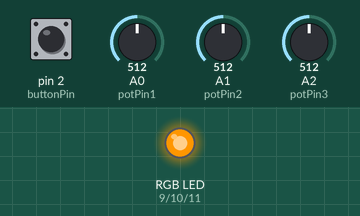
Simulated run of this sketch. Board: Arduino Uno, built with avr-gcc and run on an emulated ATmega328P. Shown: an RGB LED mixed from three pins (HIGH = lit). The test bench sets the inputs (shaded band); at power-on: pin 2 (buttonPin) HIGH, A0 (potPin1) = 512, A1 (potPin2) = 512, A2 (potPin3) = 512. What the sketch prints to the serial monitor is not drawn.

Above: at 0.1 s.
Timing chart, 0 to 1.6 s (numbered marks = the images above):
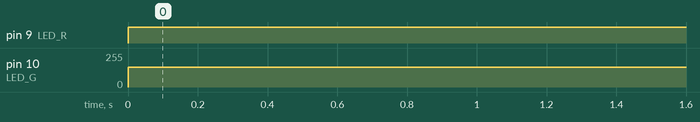

Measured:
- by itself, pin 9 (LED_R): LOW → HIGH at 0.00 s
- by itself, pin 10 (LED_G): 0/255 → 150/255 at 0.00 s

The sketch:

robotarm.ino
```cpp
const int potPin1 = A0;  // Pin analógico utilizado para el potenciómetro 1
const int potPin2 = A1;  // Pin analógico utilizado para el potenciómetro 2
const int potPin3 = A2;  // Pin analógico utilizado para el potenciómetro 3
const int buttonPin = 2; // Pin digital utilizado para el botón

const int LED_R = 9;
const int LED_G = 10;
const int LED_B = 11;

int buttonState = 0;     // Variable para almacenar el estado del botón
int potValue1 = 0;       // Variable para almacenar el valor del potenciómetro 1
int potValue2 = 0;       // Variable para almacenar el valor del potenciómetro 2
int potValue3 = 0;       // Variable para almacenar el valor del potenciómetro 3

void setup() {
  Serial.begin(115200);   // Inicializar la comunicación serial a 9600 bps
  pinMode(LED_R,   OUTPUT);
  pinMode(LED_G, OUTPUT);
  pinMode(LED_B,  OUTPUT);
  pinMode(buttonPin, INPUT_PULLUP); // Configurar el pin del botón como entrada con resistencia pull-up interna
}

void loop() {
  setColor(255, 150, 0);

  buttonState = 1-  digitalRead(buttonPin); // Leer el estado del botón

  // Leer los valores de los potenciómetros
  potValue1 = analogRead(potPin1);
  potValue2 = analogRead(potPin2);
  potValue3 = analogRead(potPin3);

  // Enviar los valores a través del puerto serial separados por comas
  Serial.print(potValue1);
  Serial.print(",");
  Serial.print(potValue2);
  Serial.print(",");
  Serial.print(potValue3);
  Serial.print(",");
  Serial.println(buttonState);

  delay(100); // Pequeña pausa para evitar lecturas demasiado rápidas
}


void setColor(int R, int G, int B) {
  analogWrite(LED_R,   R);
  analogWrite(LED_G, G);
  analogWrite(LED_B,  B);
}
```
